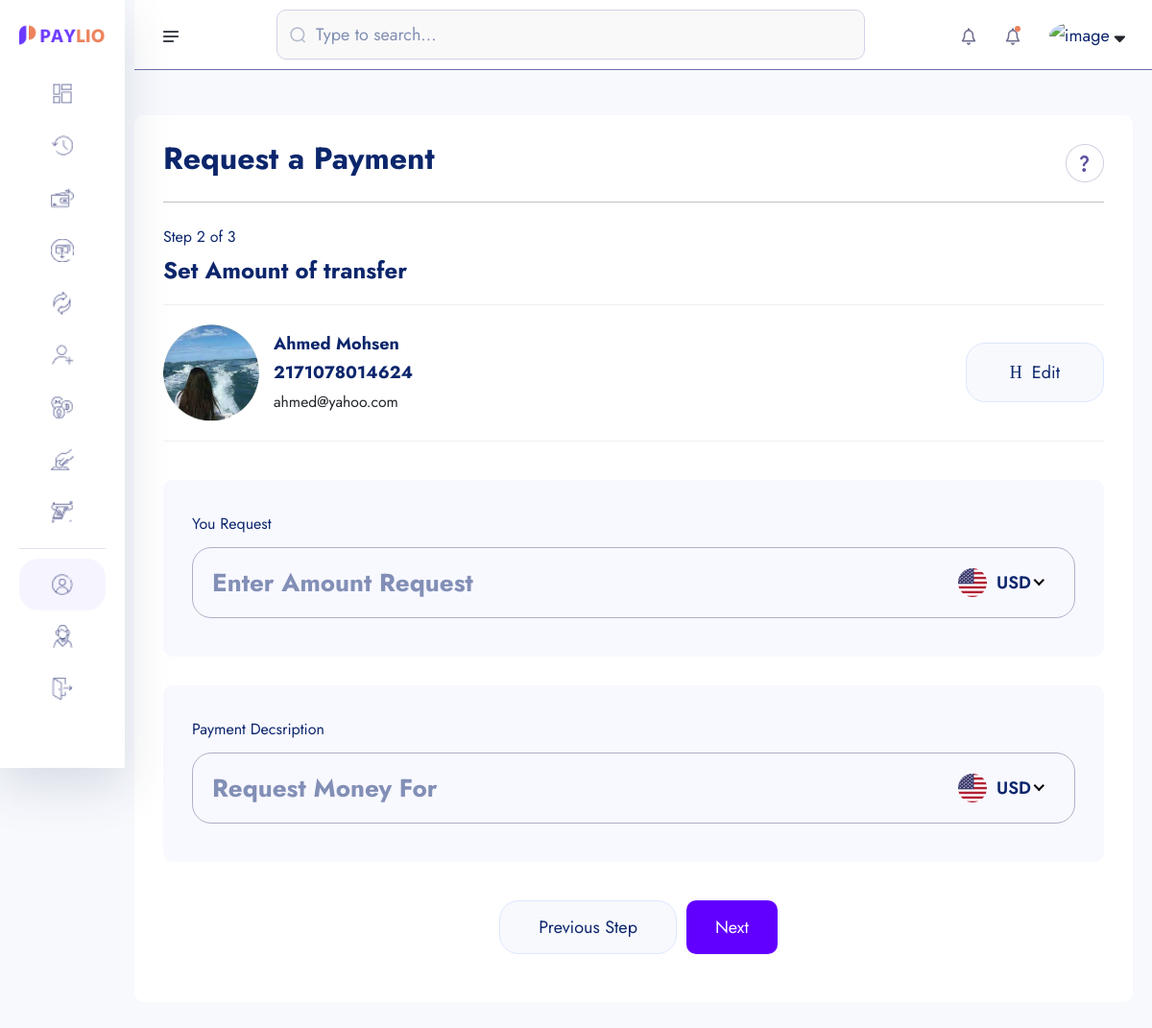
The app's page /amount-request/2171078014624 with its own data.
### account/models.py (models this page shows, shortened)
class Account(models.Model):
    id = models.UUIDField(primary_key=True, unique=True, default=uuid.uuid4, editable=False)
    user = models.OneToOneField(User, on_delete=models.CASCADE)
    account_balance = models.DecimalField(max_digits=12, decimal_places=2, default=0.00)
    account_number = ShortUUIDField(length=10, unique=True,max_length= 25, prefix="217", alphabet="1234567890" )
    account_id = ShortUUIDField(length=7, unique=True,max_length= 25, prefix="DEX", alphabet="1234567890" )
    pin_number = ShortUUIDField(length=4, unique=True,max_length= 7 , alphabet="1234567890" )
    red_code = ShortUUIDField(length=10, unique=True,max_length= 20, prefix="217", alphabet="abcdefghi1234567890" )
    account_status = models.CharField(max_length=100, choices= ACCOUNT_STATUS, default="in-active")
    date = models.DateTimeField(auto_now_add=True)
    kyc_submitted = models.BooleanField(default=False)
    kyc_confirmed = models.BooleanField(default=False)
    recommended_by = models.ForeignKey(User, on_delete=models.DO_NOTHING, blank=True, null=True, related_name="recommended_by")
    class Meta:
        ordering = ['-date']

class KYC(models.Model):
    id = models.UUIDField(primary_key=True, unique=True, default=uuid.uuid4, editable=False)
    user =  models.OneToOneField(User, on_delete=models.CASCADE)
    account =  models.OneToOneField(Account, on_delete=models.CASCADE, null=True, blank=True)
    full_name = models.CharField(max_length=1000)
    image = models.ImageField(upload_to="kyc", default="default.jpg")
    marital_status = models.CharField(choices=MARITAL_STATUS, max_length=40)
    gender = models.CharField(choices=GENDER, max_length=40)
    identity_type = models.CharField(choices=IDENTITY_TYPE, max_length=140)
    identity_image = models.ImageField(upload_to="kyc", null=True, blank=True)
    date_of_birth = models.DateTimeField(auto_now_add=False)
    signature = models.ImageField(upload_to="kyc")
    country = models.CharField(max_length=100)
    state = models.CharField(max_length=100)
    city = models.CharField(max_length=100)
    mobile = models.CharField(max_length=1000)
    fax = models.CharField(max_length=1000)
    date = models.DateTimeField(auto_now_add=True)
    class Meta:
        ordering = ['-date']

### userauths/models.py (models this page shows, shortened)
class User(AbstractUser):
    username = models.CharField(max_length=100)
    email = models.EmailField(unique=True)
    is_staff = models.BooleanField(default=False)
    is_superuser = models.BooleanField(default=False)
    USERNAME_FIELD = 'email'
    REQUIRED_FIELDS = ['username']

### core/payment_request.py (the view)
# urls.py: path('amount-request/<account_number>',AmountRequest, name='amount-request' ),
def AmountRequest(request, account_number):
    try:
        account = Account.objects.get(account_number=account_number)
    except:
        messages.warning(request, "Account does not exist")
    context = {
        "account":account
    }
    return render(request, 'payment_request/amount-request.html', context)

### templates/payment_request/amount-request.html (shortened to what this page needs)
{% extends 'partials/dashboard-base.html' %}
{% load static %}
{% load humanize %}
{% block content %}
    <section class="dashboard-section body-collapse pay step step-2">
        <div class="overlay pt-120">
            <div class="container-fruid">
                <div class="main-content">
                    <div class="head-area d-flex align-items-center justify-content-between">
                        <h4>Request a Payment</h4>
                        <div class="icon-area">
                            <img src="{% static 'assets1/images/icon/support-icon.png' %}" alt="icon">
                        </div>
                    </div>
                    <div class="choose-recipient">
                        <div class="step-area">
                            <span class="mdr">Step 2 of 3</span>
                            <h5>Set Amount of transfer</h5>
                        </div>
                        <div class="user-select">
                            <div class="single-user">
                                <div class="left d-flex align-items-center">
                                    <div class="img-area">
                                        <img style="width: 100px; hight: 100px; border-radius: 50%" src="{{account.user.kyc.image.url}}" alt="image">
                                    </div>
                                    <div class="text-area">
                                        <p>{{account.user.kyc.full_name|title}}</p>
                                        <p>{{account.account_number|title}}</p>
                                        <small>{{account.user.email}}</small>
                                    </div>
                                </div>
                                <div class="right">
                                    <a href="{% url 'core:request-search-user' %}">
                                        <i class="icon-h-edit"></i>
                                        Edit
                                    </a>
                                </div>
                            </div>
                        </div>
                    </div>
                    <form action="{% url 'core:amount-request-Process' account.account_number %}" method = "POST">
                        <div class="send-banance">
                            <span class="mdr">You Request</span>
                            <div class="input-area">
                                <input class="xxlr"  placeholder="Enter Amount Request " name="amount-request" type="number" id="amount-request">
                            </div>
                        </div>
                        <div class="send-banance">
                            <span class="mdr">Payment Decsription</span>
                            <div class="input-area">
                                <input class="xxlr"  placeholder="Request Money For " name="description" type="text" >
                            </div>
                        </div>
                        <div class="footer-area mt-40">
                            <a href="{% url 'core:request-search-user' %}">Previous Step</a>
                            <button type="submit" style="padding: 10px 30px; border-radius: 10px; background: rgb(98, 0, 255); color: #fff;" class="active">Next</button>
                        </div>
                    </form>
                </div>
            </div>
        </div>
    </section>
{% endblock content %}

### records on screen
Account: user.kyc.image (picture), user.kyc.full_name "Ahmed Mohsen", account_number "2171078014624", user.email "ahmed@yahoo.com"
